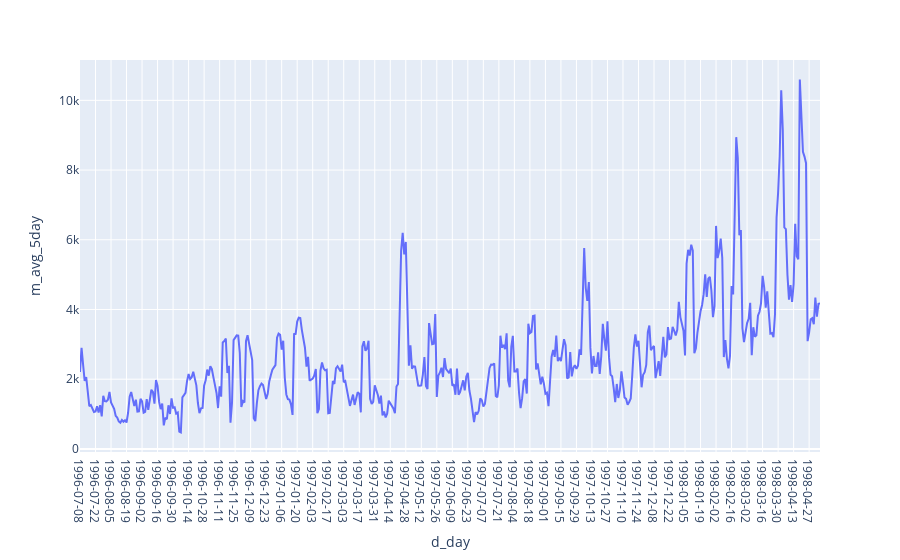

The notebook cell saved with this chart:
### Code cell
import plotly.express as px 

fig = px.line(data_frame = get_moving_avg_df(4) , x = "d_day", y = "m_avg_5day")
fig.update_xaxes(type = "category")
fig.show()

### Figure 1 — Plotly figure (JSON) as saved in the notebook; plotly's stock layout.template omitted (floating-point values rounded to 4 significant figures; data arrays with more than 128 entries replaced by an {"elided": "..."} marker saying what was removed)
{"data": [{"hovertemplate": "d_day=%{x}<br>m_avg_5day=%{y}<extra></extra>", "legendgroup": "", "line": {"color": "#636efa", "dash": "solid"}, "marker": {"symbol": "circle"}, "mode": "lines", "name": "", "orientation": "v", "showlegend": false, "type": "scatter", "x": {"elided": "478 str values"}, "xaxis": "x", "y": {"elided": "478 float values"}, "yaxis": "y"}], "layout": {"legend": {"tracegroupgap": 0}, "margin": {"t": 60}, "xaxis": {"anchor": "y", "domain": [0, 1], "title": {"text": "d_day"}, "type": "category"}, "yaxis": {"anchor": "x", "domain": [0, 1], "title": {"text": "m_avg_5day"}}}}
